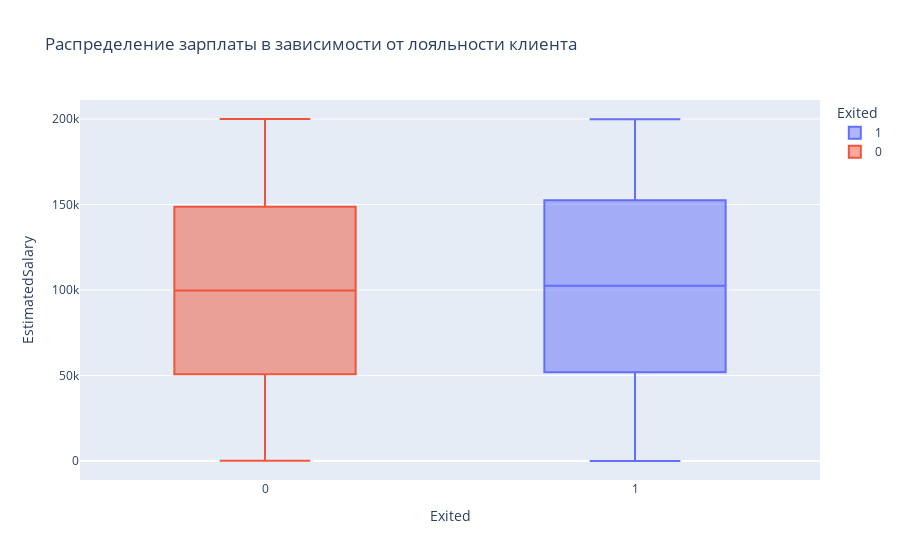

Notebook code cell kept with this figure:
### Markdown cell above
### Задание 5.0 (не оценивается)

Для полноты задачи проведите небольшой разведывательный анализ данных. Постройте графики распределения целевого признака, диаграммы и графики, показывающие взаимосвязь между исходными признаками и целевым признаком, а также другие диаграммы, иллюстрирующие предоставленные данные. 

**Совет:** воспользуйтесь кодом, который вы писали, выполняя задания в модуле «PYTHON-13. Визуализация данных».

### Code cell
# Ваш код здесь
# Сделаем копию исходных данных
churn_data_df = churn_data.copy()
# Преобразуем таблицу, удалим лишнее
#display(churn_data_df.memory_usage())
churn_data_df['Exited'] = churn_data_df['Exited'].astype('category')
churn_data_df['Gender'] = churn_data_df['Gender'].astype('category')
churn_data_df['HasCrCard'] = churn_data_df['HasCrCard'].astype('category')
churn_data_df['IsActiveMember'] = churn_data_df['IsActiveMember'].astype('category')
#display(churn_data_df.memory_usage())
churn_data_df = churn_data_df.drop('RowNumber', axis=1)
exited_clients = churn_data_df['Exited'].value_counts()
#display(exited_clients)

fig = px.box(
    data_frame=churn_data, 
    x = 'Exited', 
    y = 'EstimatedSalary', 
    color = 'Exited', 
    title = 'Распределение зарплаты в зависимости от лояльности клиента'
)
fig.show()

groups = ['Лояльные', 'Ушедшие']
fig = plt.figure(figsize=(5, 5))
ax = fig.add_axes((1, 1, 1, 1))
ax.set_title('Соотношение ушедших и лояльных клиентов')
ax.pie(exited_clients, labels=groups, autopct='%1.1f%%');

mask = churn_data_df['Balance']>2500
fig2 = plt.figure(figsize=(5, 5))
ax2 = fig2.add_axes((0, 0, 1, 1))
ax2.hist(churn_data_df[mask]['Balance'],bins=100);
ax2.set_title('Распределение баланса пользователей', fontsize=16);
ax2.set_xlabel('Баланс на счетах клиентов в банке');
ax2.set_ylabel('Количество клиентов');

mask1 = churn_data_df['Exited'] == 0
mask2 = churn_data_df['Exited'] == 1
fig3 = plt.figure(figsize=(25, 10))
ax3 = fig3.add_axes((0, 0, 1, 1))
ax3.hist([churn_data_df[mask1 & mask]['Balance'], churn_data_df[mask2& mask]['Balance']],bins=100, histtype='bar',density=False);
ax3.set_title('Распределение баланса пользователей', fontsize=16);
ax3.set_xlabel('Баланс на счетах клиентов в банке');
ax3.set_ylabel('Количество клиентов');
ax3.legend(labels=['Лояльные', 'Ушедшие']);

mask1 = churn_data_df['Exited'] == 0
mask2 = churn_data_df['Exited'] == 1

age_of_not_exited = churn_data_df[mask1].groupby('Age')['Exited'].count()
age_of_exited = churn_data_df[mask2].groupby('Age')['Exited'].count()
#display(age_of_not_exited)

fig,axes=plt.subplots(nrows=1, ncols=2, figsize=(25, 10))
#axes[1] = plt.boxplot([age_of_exited, age_of_not_exited],vert=False)

#fig = plt.figure(figsize=(10, 4))
#axes[0] = fig.add_axes([0,0,1,1])
axes[0].plot(age_of_exited, label='Общее число ушедших клиентов')
axes[0].plot(age_of_not_exited, label='Общее число лояльных клиентов')
axes[0].set_title('Общее число клиентов в зависимости от возраста')
axes[0].set_xlabel('Возраст')
axes[0].set_ylabel('Число клиентов')
axes[0].set_xticks(range(0,100,5))
axes[0].set_yticks(range(0,500,50))
axes[0].legend()
axes[0].grid()

axes[1] = sns.boxplot(churn_data_df, x='Age', y='Exited')
axes[1].set_title('Распределение лояльности клиентов по возрасту');
axes[1].set_xlabel('Возраст клиента');
axes[1].set_ylabel('Статус лояльности клиента');
axes[1].set_xticks(range(0,100,5))
axes[1].grid()

### Figure 1 — Plotly figure (JSON) as saved in the notebook; plotly's stock layout.template omitted (floating-point values rounded to 4 significant figures; data arrays with more than 128 entries replaced by an {"elided": "..."} marker saying what was removed)
{"data": [{"alignmentgroup": "True", "hovertemplate": "Exited=%{x}<br>EstimatedSalary=%{y}<extra></extra>", "legendgroup": "1", "marker": {"color": "#636efa"}, "name": "1", "notched": false, "offsetgroup": "1", "orientation": "v", "showlegend": true, "type": "box", "x": {"elided": "2037 int values"}, "x0": " ", "xaxis": "x", "y": {"elided": "2037 float values"}, "y0": " ", "yaxis": "y"}, {"alignmentgroup": "True", "hovertemplate": "Exited=%{x}<br>EstimatedSalary=%{y}<extra></extra>", "legendgroup": "0", "marker": {"color": "#EF553B"}, "name": "0", "notched": false, "offsetgroup": "0", "orientation": "v", "showlegend": true, "type": "box", "x": {"elided": "7963 int values"}, "x0": " ", "xaxis": "x", "y": {"elided": "7963 float values"}, "y0": " ", "yaxis": "y"}], "layout": {"boxmode": "overlay", "legend": {"title": {"text": "Exited"}, "tracegroupgap": 0}, "title": {"text": "Распределение зарплаты в зависимости от лояльности клиента"}, "xaxis": {"anchor": "y", "categoryarray": [1, 0], "categoryorder": "array", "domain": [0, 1], "title": {"text": "Exited"}}, "yaxis": {"anchor": "x", "domain": [0, 1], "title": {"text": "EstimatedSalary"}}}}
